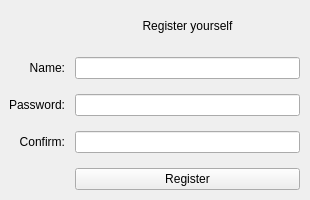
<?xml version="1.0" encoding="UTF-8"?>
<ui version="4.0">
 <class>reg_window</class>
 <widget class="QWidget" name="reg_window">
  <property name="geometry">
   <rect>
    <x>0</x>
    <y>0</y>
    <width>310</width>
    <height>200</height>
   </rect>
  </property>
  <property name="windowTitle">
   <string>Form</string>
  </property>
  <widget class="QWidget" name="gridLayoutWidget">
   <property name="geometry">
    <rect>
     <x>9</x>
     <y>9</y>
     <width>291</width>
     <height>181</height>
    </rect>
   </property>
   <layout class="QGridLayout" name="gridLayout">
    <property name="horizontalSpacing">
     <number>10</number>
    </property>
    <property name="verticalSpacing">
     <number>15</number>
    </property>
    <item row="0" column="1">
     <widget class="QLabel" name="labelRegister">
      <property name="text">
       <string>Register yourself</string>
      </property>
      <property name="alignment">
       <set>Qt::AlignCenter</set>
      </property>
     </widget>
    </item>
    <item row="1" column="1">
     <widget class="QLineEdit" name="editName"/>
    </item>
    <item row="3" column="1">
     <widget class="QLineEdit" name="editConfirm"/>
    </item>
    <item row="2" column="1">
     <widget class="QLineEdit" name="editPassword"/>
    </item>
    <item row="4" column="1">
     <widget class="QPushButton" name="pushButtonRegister">
      <property name="text">
       <string>Register</string>
      </property>
     </widget>
    </item>
    <item row="1" column="0">
     <widget class="QLabel" name="labelName">
      <property name="text">
       <string>Name:</string>
      </property>
      <property name="alignment">
       <set>Qt::AlignRight|Qt::AlignTrailing|Qt::AlignVCenter</set>
      </property>
     </widget>
    </item>
    <item row="2" column="0">
     <widget class="QLabel" name="labelPassword">
      <property name="text">
       <string>Password:</string>
      </property>
      <property name="alignment">
       <set>Qt::AlignRight|Qt::AlignTrailing|Qt::AlignVCenter</set>
      </property>
     </widget>
    </item>
    <item row="3" column="0">
     <widget class="QLabel" name="labelConfirm">
      <property name="text">
       <string>Confirm:</string>
      </property>
      <property name="alignment">
       <set>Qt::AlignRight|Qt::AlignTrailing|Qt::AlignVCenter</set>
      </property>
     </widget>
    </item>
   </layout>
  </widget>
 </widget>
 <resources/>
 <connections/>
</ui>
